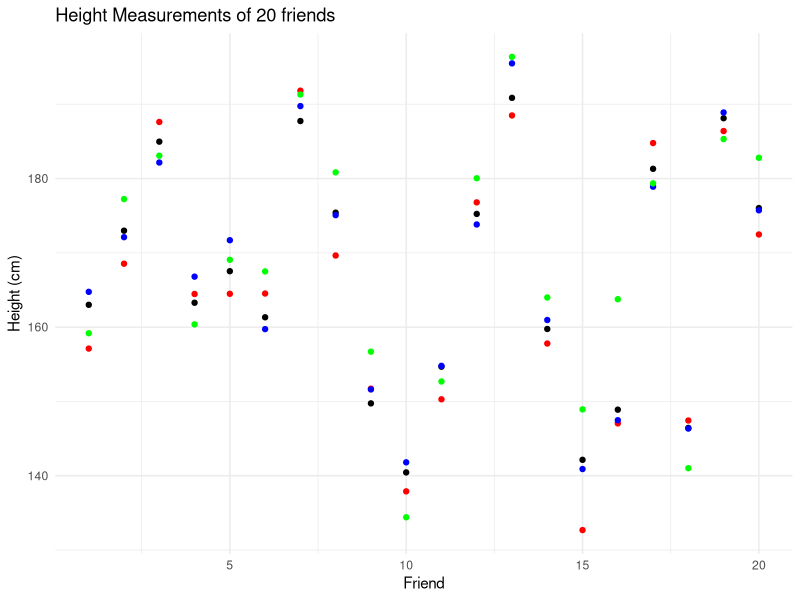

The R source for this figure:
#install ggplot2 package
install.packages('ggplot2')
library(ggplot2)

#Assume that the actual height of the 20 friends follows normal distributionw with mean = 165, s.d. = 15
actual <- rnorm(20, mean=165, sd=15)

#Each person's measurement = actual measurement + an error that follows normal distribution.
edward <- actual + rnorm(20, mean=0, sd=4)
hugo <- actual + rnorm(20, mean=0, sd=2)
lucy <- actual + rnorm(20, mean=0, sd=6)

#put data into a data frame
height <- data.frame(Friend=1:20, Acutal_Height=actual, 
                     Edward_Measurement = edward, Hugo_Measurement = hugo, 
                     Lucy_Measurement = lucy)

#Test if there are five variables
height |> length() == 5
#Test if Actual_Height variables are numeric
height$Acutal_Height |> class() == "numeric"
#Since all height should be positive, test if all actual height are greater than 0.
height$Acutal_Height |> min() > 0

#Construct the scatter plot
ggplot() +
  geom_point(data = height, aes(x = Friend, y = Acutal_Height), color = 'black') +
  geom_point(data = height, aes(x = Friend, y = Edward_Measurement), color = 'red') +
  geom_point(data = height, aes(x = Friend, y = Hugo_Measurement), color = 'blue') +
  geom_point(data = height, aes(x = Friend, y = Lucy_Measurement), color = 'green') +
  theme_minimal() +
  labs(title = 'Height Measurements of 20 friends',
       x = 'Friend',
       y = 'Height (cm)')
